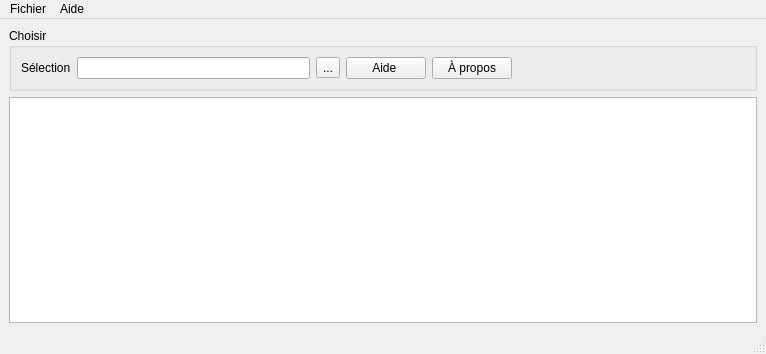
<?xml version="1.0" encoding="UTF-8"?>
<ui version="4.0">
 <class>MainWindow</class>
 <widget class="QMainWindow" name="MainWindow">
  <property name="geometry">
   <rect>
    <x>0</x>
    <y>0</y>
    <width>766</width>
    <height>354</height>
   </rect>
  </property>
  <property name="windowTitle">
   <string>Expositions</string>
  </property>
  <widget class="QWidget" name="centralwidget">
   <layout class="QVBoxLayout" name="verticalLayout">
    <item>
     <widget class="QGroupBox" name="groupBox">
      <property name="title">
       <string>Choisir</string>
      </property>
      <layout class="QHBoxLayout" name="horizontalLayout">
       <item>
        <widget class="QLabel" name="label">
         <property name="text">
          <string>Sélection</string>
         </property>
        </widget>
       </item>
       <item>
        <widget class="QLineEdit" name="selectionEdit"/>
       </item>
       <item>
        <widget class="QToolButton" name="selectButton">
         <property name="toolTip">
          <string>Appliquer la sélection</string>
         </property>
         <property name="text">
          <string>...</string>
         </property>
         <property name="icon">
          <iconset resource="proj.rc">
           <normaloff>:/img/media-playback-start-symbolic.svg</normaloff>:/img/media-playback-start-symbolic.svg</iconset>
         </property>
        </widget>
       </item>
       <item>
        <widget class="QPushButton" name="pushButton">
         <property name="text">
          <string>Aide </string>
         </property>
        </widget>
       </item>
       <item>
        <widget class="QPushButton" name="pushButton_2">
         <property name="text">
          <string>À propos</string>
         </property>
        </widget>
       </item>
       <item>
        <spacer name="horizontalSpacer">
         <property name="orientation">
          <enum>Qt::Horizontal</enum>
         </property>
         <property name="sizeHint" stdset="0">
          <size>
           <width>40</width>
           <height>20</height>
          </size>
         </property>
        </spacer>
       </item>
      </layout>
     </widget>
    </item>
    <item>
     <widget class="QTextEdit" name="textEdit">
      <property name="readOnly">
       <bool>true</bool>
      </property>
     </widget>
    </item>
   </layout>
  </widget>
  <widget class="QMenuBar" name="menubar">
   <property name="geometry">
    <rect>
     <x>0</x>
     <y>0</y>
     <width>766</width>
     <height>20</height>
    </rect>
   </property>
   <widget class="QMenu" name="menuFichier">
    <property name="title">
     <string>Fichier</string>
    </property>
    <addaction name="actionEnregistrer_Sous"/>
    <addaction name="separator"/>
    <addaction name="actionQuitter"/>
   </widget>
   <widget class="QMenu" name="menuAide">
    <property name="title">
     <string>Aide</string>
    </property>
    <addaction name="separator"/>
    <addaction name="actionAide_F1"/>
    <addaction name="action_propos"/>
   </widget>
   <addaction name="menuFichier"/>
   <addaction name="menuAide"/>
  </widget>
  <widget class="QStatusBar" name="statusbar"/>
  <action name="actionEnregistrer_Sous">
   <property name="text">
    <string>Enregistrer Sous ...</string>
   </property>
  </action>
  <action name="actionQuitter">
   <property name="text">
    <string>Quitter</string>
   </property>
  </action>
  <action name="actionAide_F1">
   <property name="text">
    <string>Aide (F1)</string>
   </property>
  </action>
  <action name="action_propos">
   <property name="text">
    <string>À propos</string>
   </property>
  </action>
 </widget>
 <resources>
  <include location="proj.rc"/>
 </resources>
 <connections/>
</ui>
